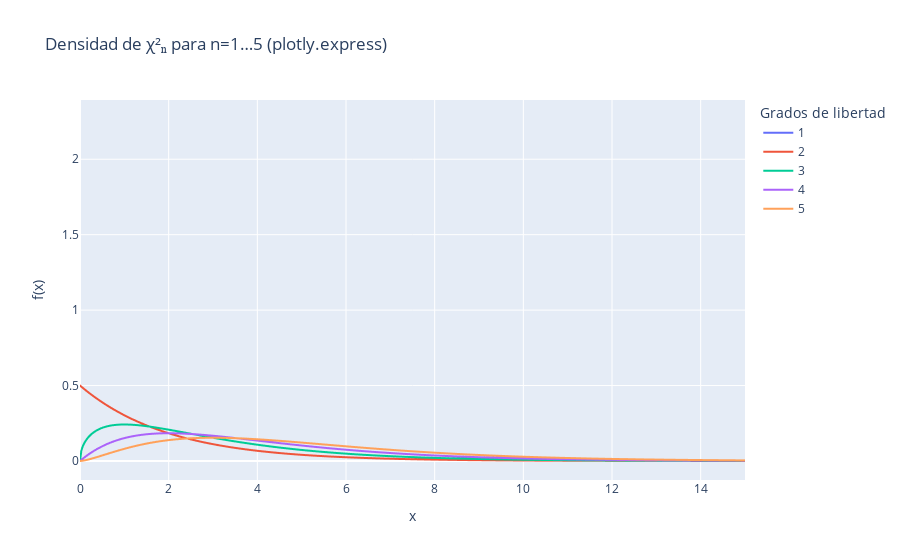

Notebook source saved alongside this figure:
### Markdown cell above
Plotly.express

### Code cell
# Datos “largos”
x = np.linspace(0, 15, 500)
grados = [1,2,3,4,5]
data = {
    'x': np.tile(x, len(grados)),
    'df': np.repeat(grados, len(x)),
}
import pandas as pd
df = pd.DataFrame(data)
df['pdf'] = df.apply(lambda r: chi2.pdf(r.x, df=int(r.df)), axis=1)

# Plot interactivo
fig = px.line(df, x='x', y='pdf', color='df',
              title='Densidad de χ²ₙ para n=1…5 (plotly.express)',
              labels={'pdf':'f(x)', 'x':'x', 'df':'n'})
fig.update_layout(legend_title_text='Grados de libertad')
fig.show()

### Figure 1 — Plotly figure (JSON) as saved in the notebook; plotly's stock layout.template omitted (floating-point values rounded to 4 significant figures; data arrays with more than 128 entries replaced by an {"elided": "..."} marker saying what was removed)
{"data": [{"hovertemplate": "n=1<br>x=%{x}<br>f(x)=%{y}<extra></extra>", "legendgroup": "1", "line": {"color": "#636efa", "dash": "solid"}, "marker": {"symbol": "circle"}, "mode": "lines", "name": "1", "showlegend": true, "type": "scattergl", "x": {"elided": "500 float values"}, "xaxis": "x", "y": {"elided": "500 float values"}, "yaxis": "y"}, {"hovertemplate": "n=2<br>x=%{x}<br>f(x)=%{y}<extra></extra>", "legendgroup": "2", "line": {"color": "#EF553B", "dash": "solid"}, "marker": {"symbol": "circle"}, "mode": "lines", "name": "2", "showlegend": true, "type": "scattergl", "x": {"elided": "500 float values"}, "xaxis": "x", "y": {"elided": "500 float values"}, "yaxis": "y"}, {"hovertemplate": "n=3<br>x=%{x}<br>f(x)=%{y}<extra></extra>", "legendgroup": "3", "line": {"color": "#00cc96", "dash": "solid"}, "marker": {"symbol": "circle"}, "mode": "lines", "name": "3", "showlegend": true, "type": "scattergl", "x": {"elided": "500 float values"}, "xaxis": "x", "y": {"elided": "500 float values"}, "yaxis": "y"}, {"hovertemplate": "n=4<br>x=%{x}<br>f(x)=%{y}<extra></extra>", "legendgroup": "4", "line": {"color": "#ab63fa", "dash": "solid"}, "marker": {"symbol": "circle"}, "mode": "lines", "name": "4", "showlegend": true, "type": "scattergl", "x": {"elided": "500 float values"}, "xaxis": "x", "y": {"elided": "500 float values"}, "yaxis": "y"}, {"hovertemplate": "n=5<br>x=%{x}<br>f(x)=%{y}<extra></extra>", "legendgroup": "5", "line": {"color": "#FFA15A", "dash": "solid"}, "marker": {"symbol": "circle"}, "mode": "lines", "name": "5", "showlegend": true, "type": "scattergl", "x": {"elided": "500 float values"}, "xaxis": "x", "y": {"elided": "500 float values"}, "yaxis": "y"}], "layout": {"legend": {"title": {"text": "Grados de libertad"}, "tracegroupgap": 0}, "title": {"text": "Densidad de χ²ₙ para n=1…5 (plotly.express)"}, "xaxis": {"anchor": "y", "domain": [0, 1], "title": {"text": "x"}}, "yaxis": {"anchor": "x", "domain": [0, 1], "title": {"text": "f(x)"}}}}
